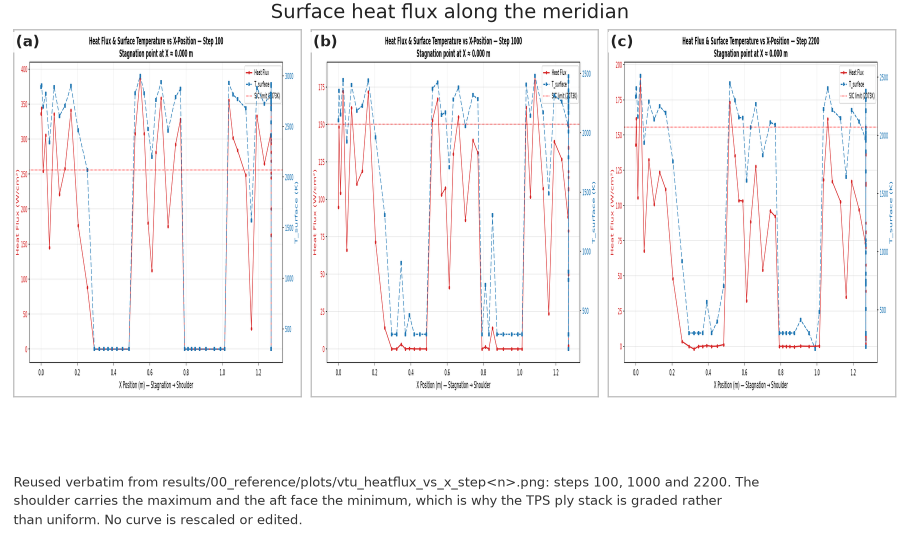
#> input picture Lost+Found/ProgressReport/CurrentThesisFinalReport/figures/heatflux_vs_x_panel.png, 1800 x 1065 px (shown at 1/2 size)
$ python crop_required_visual_plates.py
#> lines starting #> are read from the running program, lines starting #| are printed output that depends on the picture
#!/usr/bin/env python3
# Copyright (c) 2026 Wahyu Suryo Samudro, Institut Teknologi Bandung.
"""Trim three thesis plates to the panels the deck actually uses.

WHY: the plates of Chapter 2 and Chapter 4 were exported as full thesis pages,
so each one carries a band of small provenance text under its panels that
repeats, word for word, the source line the deck already prints beneath the
picture. On a projected slide that band is unreadable small print that
duplicates a caption two inches away, and it costs the panels the height they
need. The literature coverage map additionally carries a two-line banner title
that says what the slide caption already says, and the banner is 17 percent of
that picture's height.

The crop lines are not guesses. Each one sits in a measured band of blank rows
between two bands of ink, and this script refuses to write a picture whose cut
row still holds ink, so no panel and no label can be lost silently. The thesis
files are only ever read; the trimmed copies are written into the deck's
figures folder.

Bands measured on the source pictures (first and last row of ink, inclusive):

heatflux_vs_x_panel.png 1800x1065
    y    6..  44  figure title, kept
    y   58.. 794  the three panels, kept
    y  953..1048  provenance paragraph, dropped
geometry_3d_plate.png 1800x1065
    y    6..  44  figure title, kept
    y   58.. 912  the two panels, kept
    y  953..1050  provenance paragraph, dropped
literature_review_map.png 1401x935
    y   42.. 155  banner title, dropped
    y  193.. 496  column headers, kept
    y  519.. 760  the two coverage rows, kept
    y  795.. 856  coverage key, kept

Citations:
    Pillow 13, https://pillow.readthedocs.io/en/stable/reference/Image.html
"""

from __future__ import annotations

import sys
from pathlib import Path

from PIL import Image

PROJECT = Path(__file__).resolve().parent.parent
REPO = PROJECT.parents[2]
FIGURES = PROJECT / "figures"
THESIS_FIGURES = REPO / "Lost+Found/ProgressReport/CurrentThesisFinalReport/figures"

#: A picture below this size in bytes was not written properly.
MIN_PICTURE_BYTES = 20000
#: A row counts as holding ink when this many sampled pixels are darker than
#: the ink threshold. The plates are white pages with dark type and panels.
INK_THRESHOLD = 245
INK_MIN_PIXELS = 3

#: (source name, output name, crop box as left, upper, right, lower, what the
#: crop drops). The output name follows the deck's thesis_ naming convention.
PLATES: list[tuple[str, str, tuple[int, int, int, int], str]] = [
    (
        "heatflux_vs_x_panel.png",
        "thesis_heatflux_vs_x_panel.png",
        (0, 0, 1800, 810),
        "the three-line provenance paragraph under the panels",
    ),
    (
        "literature_review_map.png",
        "thesis_literature_review_map.png",
        (0, 175, 1401, 870),
        "the two-line banner title above the column headers",
    ),
]


def _row_has_ink(image: Image.Image, row: int) -> bool:
    """Report whether one row of a picture holds any ink.

    Args:
        image: The picture, already converted to greyscale.
        row: The row to test, counted from the top.

    Returns:
        True when at least INK_MIN_PIXELS sampled pixels are darker than the
        ink threshold.
    """
    found = 0
    for x in range(0, image.width, 2):
        # WHY: getpixel is used rather than load(), because load() may hand
        # back None on a picture that is not fully decoded yet.
        value = image.getpixel((x, row))
        if isinstance(value, int) and value < INK_THRESHOLD:
            found += 1
            if found >= INK_MIN_PIXELS:
                return True
    return False


def crop_one(source: Path, output: Path, box: tuple[int, int, int, int], dropped: str) -> str:
    """Crop one plate, verify the cut rows are blank and write the copy.

    Args:
        source: The thesis plate, read only.
        output: The trimmed picture to write into the deck's figures folder.
        box: The crop box as left, upper, right, lower.
        dropped: What the crop removes, used in the report line.

    Returns:
        A one line report of what was written.

    Raises:
        SystemExit: When the source is missing, when a cut row still holds ink,
            or when the written picture is too small to be real.
    """
#> called with box = (0, 0, 1800, 810)
    if not source.is_file():
        _ = sys.stderr.write(f"MISMATCH the thesis plate is missing: {source}\n")
        raise SystemExit(1)
    grey = Image.open(source).convert("L")
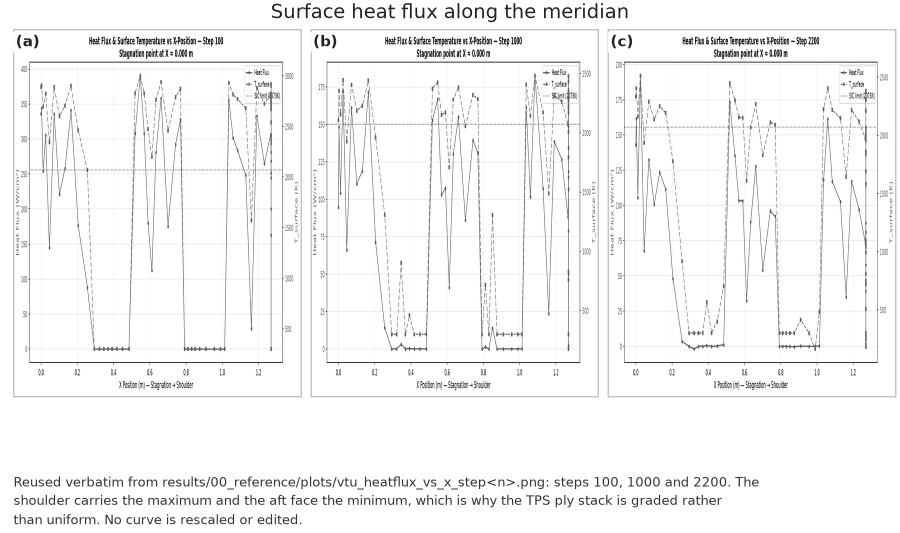
#> grey: PIL image 1800x1065 L (shown at 1/2 size); min 0, max 255, mean 245.4
    # WHY: only the two cut rows are read back out of the box; the left and
    # right edges are the full width of the plate, so they are not unpacked.
    upper = box[1]
    lower = box[3]
    # WHY: the cut must land in blank space. If the upper row of the kept
    # region still holds ink the crop would slice a label in half, so the run
    # stops instead of shipping a picture with a severed heading.
    for row in (upper, lower - 1):
        if 0 <= row < grey.height and _row_has_ink(grey, row):
            _ = sys.stderr.write(
                f"MISMATCH row {row} of {source.name} still holds ink, "
                "the crop box would cut a label\n",
            )
            raise SystemExit(1)
    colour = Image.open(source).convert("RGB")
    trimmed = colour.crop(box)
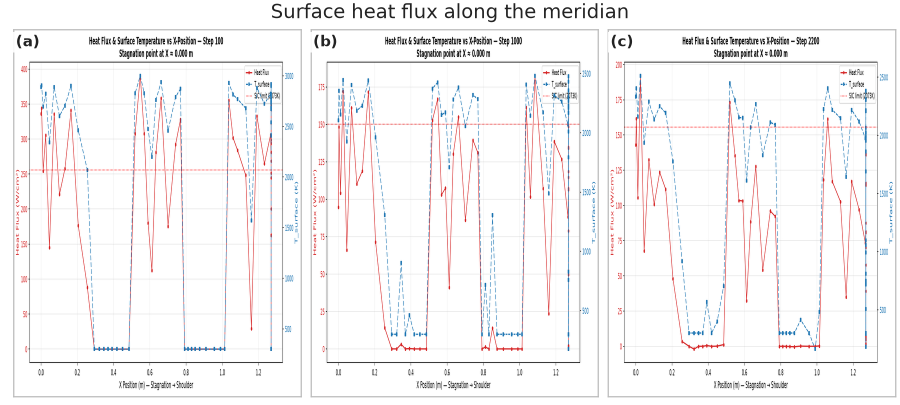
#> trimmed: PIL image 1800x810 RGB (shown at 1/2 size); mean R, G, B 245.9, 244.1, 244.8
    output.parent.mkdir(parents=True, exist_ok=True)
    trimmed.save(output)
#> (the run stopped early here; a loop or call above may not have finished)
